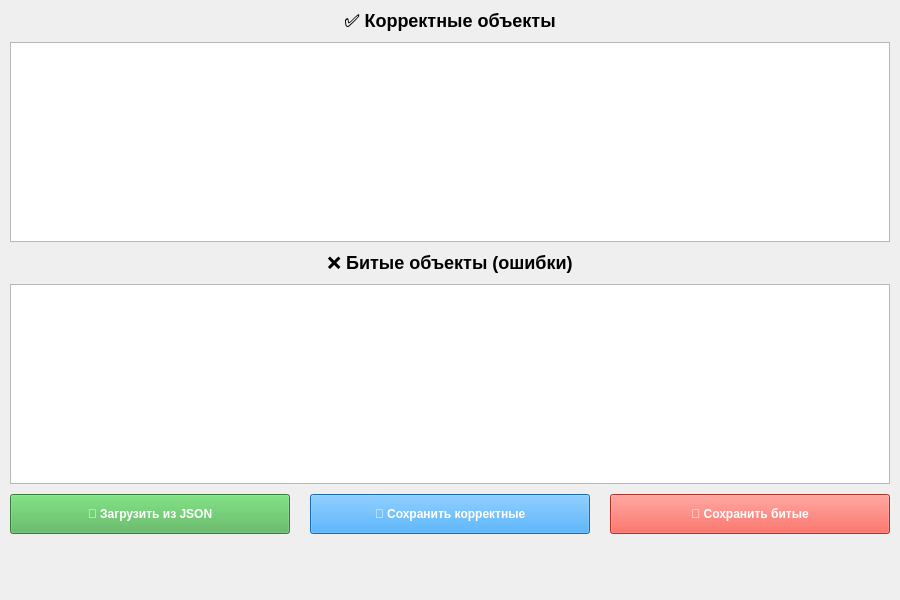
<?xml version="1.0" encoding="UTF-8"?>
<ui version="4.0">
 <class>MainWindow</class>
 <widget class="QMainWindow" name="MainWindow">
  <property name="geometry">
   <rect>
    <x>0</x>
    <y>0</y>
    <width>900</width>
    <height>600</height>
   </rect>
  </property>
  <property name="windowTitle">
   <string>Анализ данных защиты</string>
  </property>
  <widget class="QWidget" name="centralwidget">
   <layout class="QVBoxLayout" name="verticalLayout">
    <property name="spacing">
     <number>10</number>
    </property>
    <property name="leftMargin">
     <number>10</number>
    </property>
    <property name="topMargin">
     <number>10</number>
    </property>
    <property name="rightMargin">
     <number>10</number>
    </property>
    <property name="bottomMargin">
     <number>10</number>
    </property>

    <!-- Заголовок корректные -->
    <item>
     <widget class="QLabel" name="labelValid">
      <property name="text">
       <string>&lt;h2&gt;✅ Корректные объекты&lt;/h2&gt;</string>
      </property>
      <property name="alignment">
       <set>Qt::AlignCenter</set>
      </property>
     </widget>
    </item>

    <!-- Таблица корректных объектов -->
    <item>
     <widget class="QTableView" name="validTableView">
      <property name="minimumSize">
       <size>
        <width>0</width>
        <height>200</height>
       </size>
      </property>
      <property name="selectionBehavior">
       <enum>QAbstractItemView::SelectRows</enum>
      </property>
     </widget>
    </item>

    <!-- Заголовок битые -->
    <item>
     <widget class="QLabel" name="labelInvalid">
      <property name="text">
       <string>&lt;h2&gt;❌ Битые объекты (ошибки)&lt;/h2&gt;</string>
      </property>
      <property name="alignment">
       <set>Qt::AlignCenter</set>
      </property>
     </widget>
    </item>

    <!-- Таблица битых объектов -->
    <item>
     <widget class="QTableView" name="invalidTableView">
      <property name="minimumSize">
       <size>
        <width>0</width>
        <height>200</height>
       </size>
      </property>
      <property name="selectionBehavior">
       <enum>QAbstractItemView::SelectRows</enum>
      </property>
     </widget>
    </item>

    <!-- Кнопки -->
    <item>
     <layout class="QHBoxLayout" name="buttonsLayout">
      <property name="spacing">
       <number>20</number>
      </property>
      <item>
       <widget class="QPushButton" name="loadButton">
        <property name="text">
         <string>📂 Загрузить из JSON</string>
        </property>
        <property name="minimumSize">
         <size>
          <width>200</width>
          <height>40</height>
         </size>
        </property>
        <property name="styleSheet">
         <string>QPushButton { background-color: #4CAF50; color: white; font-weight: bold; }</string>
        </property>
       </widget>
      </item>
      <item>
       <widget class="QPushButton" name="saveValidButton">
        <property name="text">
         <string>💾 Сохранить корректные</string>
        </property>
        <property name="minimumSize">
         <size>
          <width>200</width>
          <height>40</height>
         </size>
        </property>
        <property name="styleSheet">
         <string>QPushButton { background-color: #2196F3; color: white; font-weight: bold; }</string>
        </property>
       </widget>
      </item>
      <item>
       <widget class="QPushButton" name="saveInvalidButton">
        <property name="text">
         <string>💾 Сохранить битые</string>
        </property>
        <property name="minimumSize">
         <size>
          <width>200</width>
          <height>40</height>
         </size>
        </property>
        <property name="styleSheet">
         <string>QPushButton { background-color: #f44336; color: white; font-weight: bold; }</string>
        </property>
       </widget>
      </item>
     </layout>
    </item>

    <item>
     <spacer name="verticalSpacer">
      <property name="orientation">
       <enum>Qt::Vertical</enum>
      </property>
      <property name="sizeHint" stdset="0">
       <size>
        <width>20</width>
        <height>20</height>
       </size>
      </property>
     </spacer>
    </item>
   </layout>
  </widget>
 </widget>
 <resources/>
 <connections/>
</ui>
